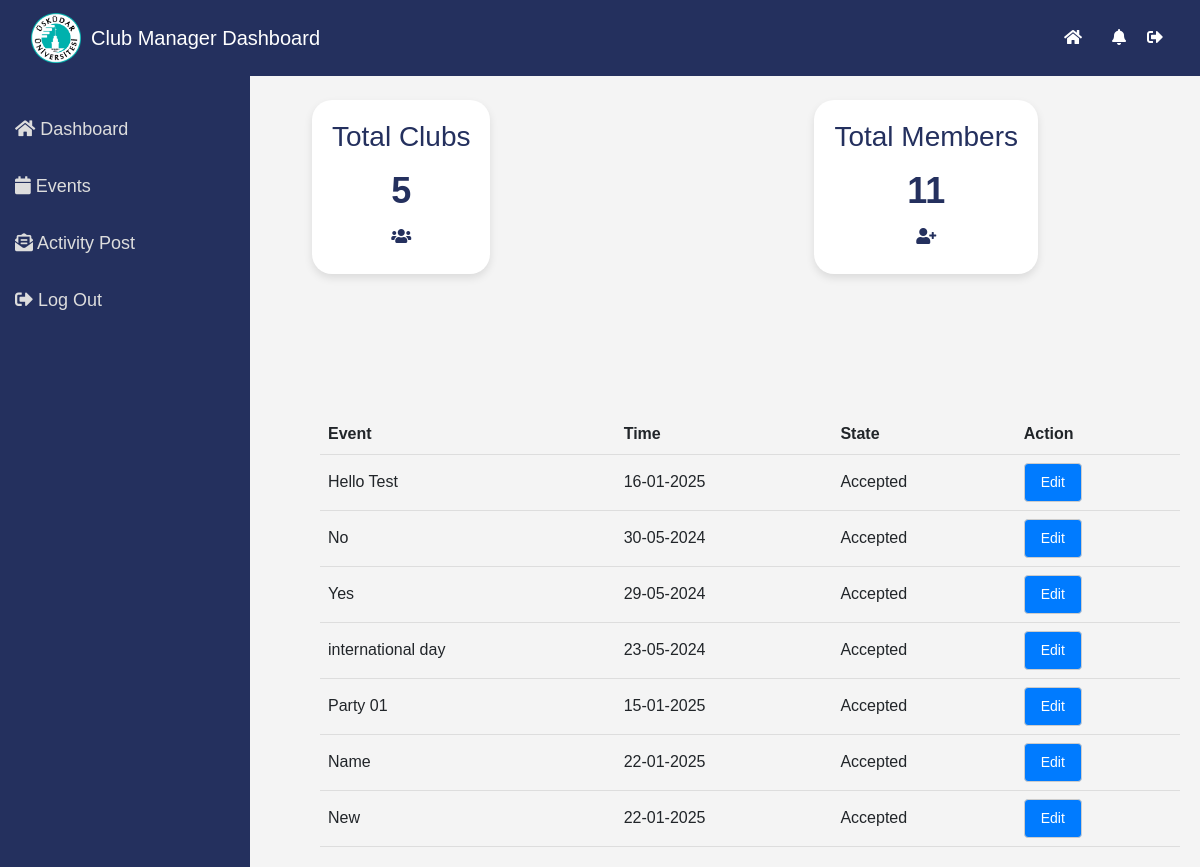
Before: /manager_activity/ with the older database file.
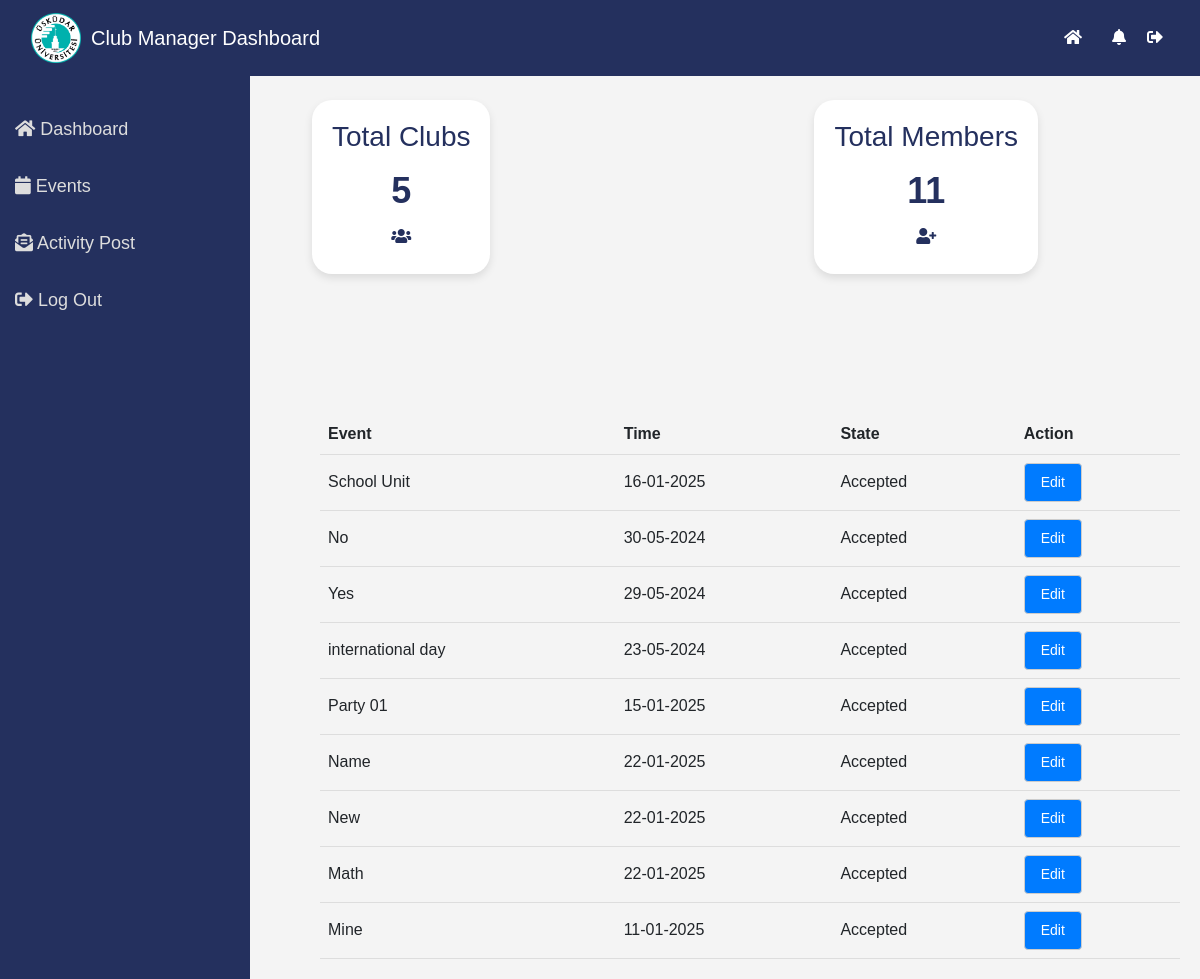
After: the same page with the newer database file.
### student_clubs/models.py (models this page shows)
class Event(models.Model):
    event_id = models.AutoField(primary_key=True)
    event_name = models.CharField(max_length=255)
    event_type = models.CharField(max_length=255)
    event_date = models.DateTimeField()
    event_status = models.TextChoices("Approved", "Declined")
    event_hall = models.CharField(max_length=255)
    event_description = models.CharField(max_length=1000)

### student_clubs/views.py (the view)
# urls.py: path('manager_activity/', ListActivity.as_view(), name='manager_activity'),
class ListActivity(ListView, LoginRequiredMixin):
    model = Event
    template_name = 'manager_activitypost.html'
    context_object_name = 'events'
    def get_queryset(self):
        return Event.objects.all()
    def get_context_data(self, **kwargs):
        context = super().get_context_data(**kwargs)
        context['total_clubs'] = Club.objects.count()
        context['total_users'] = RedSeaUser.objects.count()
        return context

### student_clubs/templates/manager_activitypost.html (shortened to what this page needs)
{% include "manager_navbar.html"%} {%block content%}
<body>
  <div class="dashboard-container">
    <div class="dashboard-card">
      <h3>Total Clubs</h3>
      <span class="number">{{total_clubs}}</span>
      <i class="fas fa-users"></i>
    </div>
    <div class="dashboard-card">
      <h3>Total Members</h3>
      <span class="number">{{total_users}}</span>
      <i class="fas fa-user-plus"></i>
    </div>
  </div>
  <div class="event-table-container">
    <table class="event-table">
      <thead>
        <tr>
          <th>Event</th>
          <th>Time</th>
          <th>State</th>
          <th>Action</th>
        </tr>
      </thead>
      <tbody>
        {% for event in events %}
        <tr>
          <td>{{ event.event_name }}</td>
          <td>{{event.event_date|date:"d-m-20y"}}</td>
          <td><span class="state accepted">Accepted</span></td>
          <td>
            <button
              type="button"
              class="btn btn-primary edit-btn"
              data-id="{{ event.pk }}"
              data-name="{{ event.event_name }}"
              data-type="{{ event.event_type }}"
            >
              Edit
            </button>
          </td>
        </tr>
        {% endfor %}
      </tbody>
    </table>
  </div>
  {%endblock%}
</body>

Changed rows visible on the page:
changed Event: event_name "Hello Test" → "School Unit"
added Event: event_name "Math", event_date "22-01-2025"
added Event: event_name "Mine", event_date "11-01-2025"
